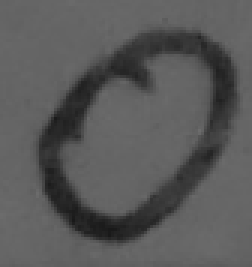
#> input picture mnist/numbers/handwritten/pro-img/basic/imageManipulation/image_original.png, 84 x 89 px (shown 3 times larger)
$ python exec_01_normalizeImage.py --input ../numbers/handwritten/pro-img/basic/imageManipulation/image_original.png   (older library calls are emulated)
#> lines starting #> are read from the running program, lines starting #| are printed output that depends on the picture; after the words box and inside, x2 and y2 are one past the last pixel; in counts of white or black regions, pixels touching at a corner belong together
import input_data
import cv2
import numpy as np
import math
from scipy import ndimage
from sys import argv
from array import array
import argparse


##############################
# helper to plot the image
##############################

def show(image):
    """
    Render a given numpy.uint8 2D array of pixel data.
    """
    fig = pyplot.figure()
    ax = fig.add_subplot(1,1,1)
    imgplot = ax.imshow(image, cmap=mpl.cm.Greys)
    imgplot.set_interpolation('nearest')
    ax.xaxis.set_ticks_position('top')
    ax.yaxis.set_ticks_position('left')
    pyplot.show()

###############################################################################
# manipulate custom image to fit MNIST requirements
###############################################################################

#command line options


parser = argparse.ArgumentParser()
parser.add_argument("-i" , "--input", type=str, help="input filename")
args = parser.parse_args()
inputFileName  = args.input

# template for 28x28 image box
def getBestShift(img):
    cy,cx = ndimage.measurements.center_of_mass(img)

    rows,cols = img.shape
    shiftx = np.round(cols/2.0-cx).astype(int)
    shifty = np.round(rows/2.0-cy).astype(int)
    return shiftx,shifty


def shift(img,sx,sy):
    rows,cols = img.shape
    M = np.float32([[1,0,sx],[0,1,sy]])
    shifted = cv2.warpAffine(img,M,(cols,rows))
    return shifted

i = 0
# read the image in an array
gray = cv2.imread(inputFileName, cv2.CV_LOAD_IMAGE_GRAYSCALE)
#> gray is the input picture: shape (89, 84); min 25, max 108, mean 89.1

# rescale it, and convert black-linecolor to white-linecolor
gray = cv2.resize(255-gray, (28, 28))
#> gray: shape (28, 28)

#show(gray)


"""
 the trained images are white digits on a black background.
 our current images are white digets on a gray background.
 therefore we need change the background from gray to black.
"""
(thresh, gray) = cv2.threshold(gray, 128, 255, cv2.THRESH_BINARY | cv2.THRESH_OTSU)
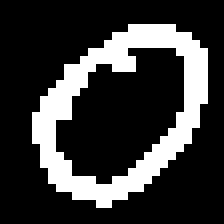
#> gray: shape (28, 28) (shown 8 times larger); 22.4% white in thin lines or dots, all inside (x1, y1, x2, y2) = (4, 3, 26, 26)
#> thresh = 177


"""
put the pictures in a 28x28 box aligned in the center
"""
while np.sum(gray[0]) == 0:
    gray = gray[1:]
#> this loop made 3 passes

while np.sum(gray[:,0]) == 0:
    gray = np.delete(gray,0,1)
#> this loop made 4 passes
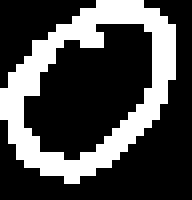
#> gray: shape (25, 24) (shown 8 times larger); 29.3% white in thin lines or dots, all inside (x1, y1, x2, y2) = (0, 0, 22, 23)

while np.sum(gray[-1]) == 0:
    gray = gray[:-1]
#> this loop made 2 passes
#> pass 2, `gray = gray[:-1]`:
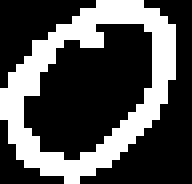
#> gray: shape (23, 24) (shown 8 times larger); 31.9% white in thin lines or dots

while np.sum(gray[:,-1]) == 0:
    gray = np.delete(gray,-1,1)
#> this loop made 2 passes
#> pass 1, `gray = np.delete(gray,-1,1)`:
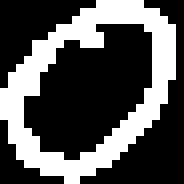
#> gray: shape (23, 23) (shown 8 times larger); 33.3% white in thin lines or dots
#> pass 2, `gray = np.delete(gray,-1,1)`:
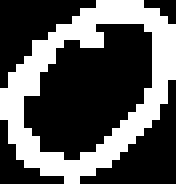
#> gray: shape (23, 22) (shown 8 times larger); 34.8% white; 1 white region, box (x1, y1, x2, y2) and area: (0, 0, 22, 23) 176

rows,cols = gray.shape
#> rows = 23; cols = 22

if rows > cols:
    factor = 20.0/rows
#> factor = 0.87
    rows = 20
    cols = int(round(cols*factor))
#> cols = 19
    # first cols than rows
    gray = cv2.resize(gray, (cols,rows))
else:
    factor = 20.0/cols
    cols = 20
    rows = int(round(rows*factor))
    # first cols than rows
    gray = cv2.resize(gray, (cols, rows))

colsPadding = (int(math.ceil((28-cols)/2.0)),int(math.floor((28-cols)/2.0)))
#> colsPadding = (5, 4)
rowsPadding = (int(math.ceil((28-rows)/2.0)),int(math.floor((28-rows)/2.0)))
#gray = np.lib.pad(gray,(rowsPadding,colsPadding),'constant')
(thresh, gray) = cv2.threshold(gray, 200, 255, cv2.THRESH_BINARY | cv2.THRESH_OTSU)
#> thresh = 118
gray = np.lib.pad(gray,(rowsPadding,colsPadding),'constant',constant_values=0)
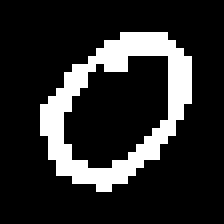
#> gray: shape (28, 28) (shown 8 times larger); 17.1% white in thin lines or dots, all inside (x1, y1, x2, y2) = (5, 4, 24, 24)

shiftx,shifty = getBestShift(gray)
#> in getBestShift, `cy,cx = ndimage.measurements.center_of_mass(img)`: cy = 12.91; cx = 14.18
#> in getBestShift, `shiftx = np.round(cols/2.0-cx).astype(int)`: shiftx = 0
#> in getBestShift, `shifty = np.round(rows/2.0-cy).astype(int)`: shifty = 1
#> shiftx = 0; shifty = 1
shifted = shift(gray,shiftx,shifty)
#> in shift, `M = np.float32([[1,0,sx],[0,1,sy]])`: M = [[1, 0, 0], [0, 1, 1]]
#> in shift, `shifted = cv2.warpAffine(img,M,(cols,rows))`:
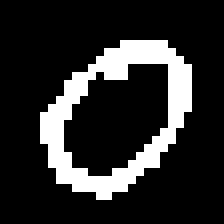
#> shifted: shape (28, 28) (shown 8 times larger); 17.1% white in thin lines or dots, all inside (x1, y1, x2, y2) = (5, 5, 24, 25)
gray = shifted


# save the processed images
cv2.imwrite("../numbers/handwritten/pro-img/basic/manualInput/singleFileInputImage.png", gray)
